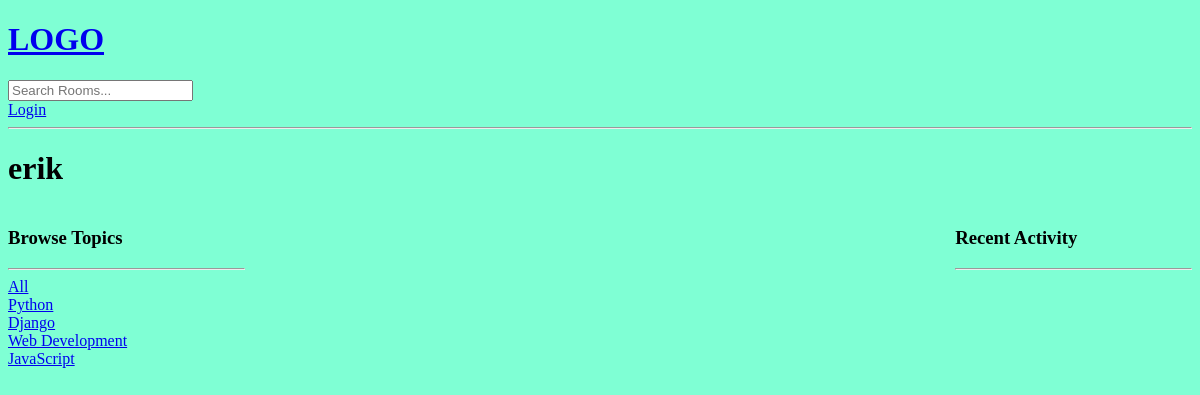
/profile/3/, run on an earlier commit of the app's database.
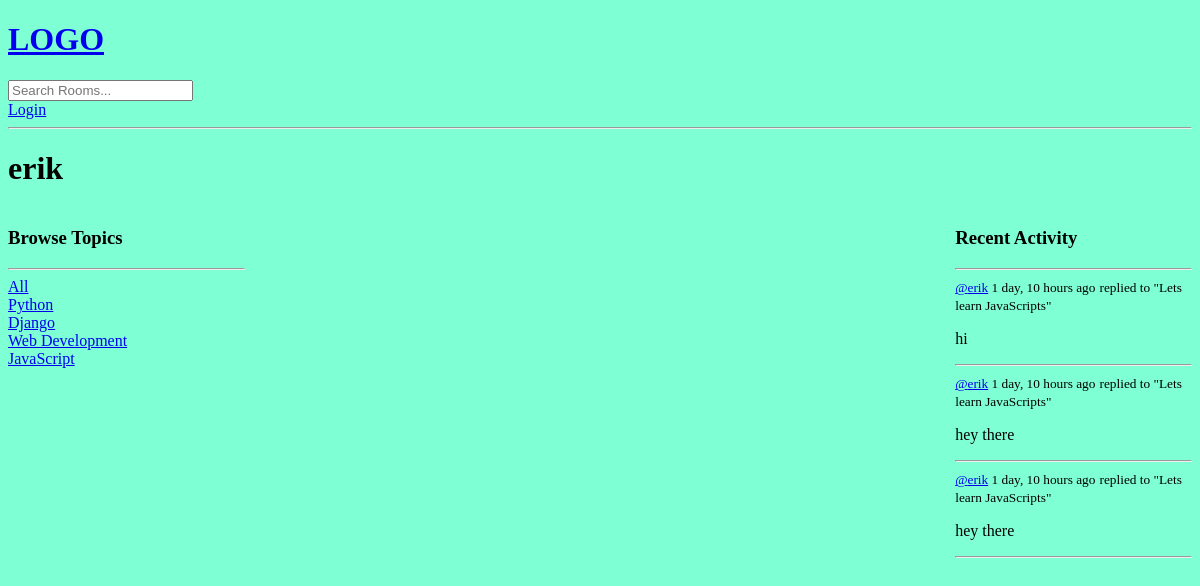
And on a later commit of the database.
### base/models.py (models this page shows, shortened)
class Topic(models.Model):
    name = models.CharField(max_length=200)

class Message(models.Model):
    user = models.ForeignKey(User, on_delete=models.CASCADE)
    room = models.ForeignKey(Room, on_delete=models.CASCADE)
    body = models.TextField()
    updated = models.DateTimeField(auto_now=True)
    created = models.DateTimeField(auto_now_add=True)
    class Meta:
        ordering = ['-updated', '-created']
    def __str__(self):
        return self.body[0:50]

class Room(models.Model):
    host = models.ForeignKey(User, on_delete=models.SET_NULL, null=True)
    topic = models.ForeignKey(Topic, on_delete=models.SET_NULL, null=True)
    name = models.CharField(max_length=200)
    description = models.TextField(null=True, blank=True)
    participants = models.ManyToManyField(User, related_name='participants', blank=True)
    updated = models.DateTimeField(auto_now=True)
    created = models.DateTimeField(auto_now_add=True)
    class Meta:
        ordering = ['-updated', '-created']
    def __str__(self):
        return self.name

### base/views.py (the view)
# urls.py: path('profile/<str:pk>/', views.userProfile, name="user-profile"),
def userProfile(request, pk):
    user = User.objects.get(id=pk)
    rooms = user.room_set.all()
    room_messages = user.message_set.all()
    topics = Topic.objects.all()
    context = {'user': user, 'rooms': rooms, 'room_messages': room_messages, 'topics': topics}
    return render(request, 'base/profile.html', context)

### base/templates/base/profile.html (shortened to what this page needs)
{% extends 'main.html' %}
{% block content %}
<h1>{{user.username}}</h1>
<div class="profile-container">
    <div>
        {% include 'base/topics_component.html' %}
    </div>
    <div>
    </div>
    <div>
        {% include 'base/activity_component.html' %}
    </div>
</div>
{% endblock content %}

### templates/main.html (shortened to what this page needs)
<!Doctype html>
{% load static %}
<html>
<head>
    <link rel='stylesheet' type='text/css' media='screen' href="{% static 'styles/main.css' %}">
</head>
<body>
    {% include 'navbar.html' %}
    {% block content %}
    {% endblock %}
</body>
</html>

### templates/navbar.html
<a href="/">
    <h1>LOGO</h1>
</a>
<form method="GET" action="{% url 'home' %}">
    <input type="text" name="q" placeholder="Search Rooms..." />
</form>
{% if request.user.is_authenticated %}
<p>Hello {{request.user}}</p>
<a href="{% url 'logout' %}">Logout</a>
{% else %}
<a href="{% url 'login' %}">Login</a>
{% endif %}
<hr>

### base/templates/base/topics_component.html
<h3>Browse Topics</h3>
<hr>
<div>
    <a href="{% url 'home' %}?">{{topic.name}}All</a>
</div>
{% for topic in topics %}
    <div>
        <a href="{% url 'home' %}?q={{topic.name}}">{{topic.name}}</a>
    </div>
{% endfor %}

### base/templates/base/activity_component.html (shortened to what this page needs)
<h3>Recent Activity</h3>
<hr>
{% for message in room_messages %}
    <div>
        <small><a href="{% url 'user-profile' message.user.id %}">@{{message.user}}</a> {{message.created|timesince}} ago</small>
        <small>replied to "{{message.room}}"</small>
        <p>{{message}}</p>
        <hr>
    </div>
{% endfor %}

### static/styles/main.css (style rules this page uses)
body { background-color: aquamarine; }

### base/templates/base/profile.html (style rules this page uses)
.profile-container { display: grid; grid-template-columns: 1fr 3fr 1fr; }

What changed in the data, as far as the page shows it:
added Message: user "erik", created "1 day, 10 hours", room "Lets learn JavaScripts", body "hi"
added Message: user "erik", created "1 day, 10 hours", room "Lets learn JavaScripts", body "hey there"
added Message: user "erik", created "1 day, 10 hours", room "Lets learn JavaScripts", body "hey there"
